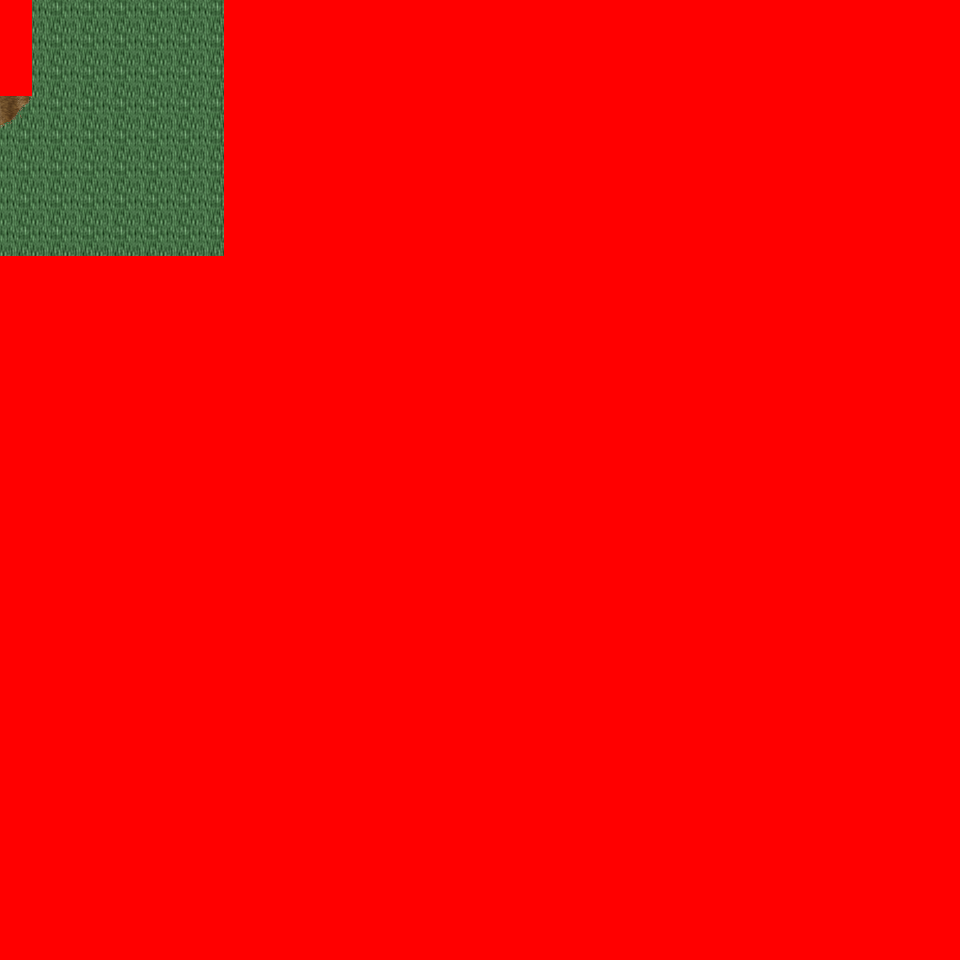

This is a level from a 2D game, rendered from its Tiled map with the project's own tilesets. A one-line summary and the map file follow, with tile-layer data summarised:
An orthogonal 30x30 tile map with 32x32 px tiles, 6 tile layers (Ground, Object, Object2, Above, ...), 18 tilesets and 2 objects (2x mapchange).

<map version="1.0" orientation="orthogonal" renderorder="right-down" width="30" height="30" tilewidth="32" tileheight="32" nextobjectid="3">
  <tileset firstgid="1" name="tileset_logic_collision" tilewidth="32" tileheight="32" tilecount="1" columns="1">
    <image source="../drawable/tileset_logic_collision.png" width="32" height="32" />
  </tileset>
  <tileset firstgid="2" name="tileset_ground_ground" tilewidth="32" tileheight="32" tilecount="33" columns="3">
    <image source="../drawable/tileset_ground_ground.png" width="96" height="352" />
  </tileset>
  <tileset firstgid="35" name="tileset_ground_ridge_earth_pale" tilewidth="32" tileheight="32" tilecount="96" columns="12">
    <image source="../drawable/tileset_ground_ridge_earth_pale.png" width="384" height="256" />
  </tileset>
  <tileset firstgid="131" name="tileset_ground_ridge_earth_dark" tilewidth="32" tileheight="32" tilecount="96" columns="12">
    <image source="../drawable/tileset_ground_ridge_earth_dark.png" width="384" height="256" />
  </tileset>
  <tileset firstgid="227" name="tileset_terrain_desert" tilewidth="32" tileheight="32" tilecount="88" columns="8">
    <image source="../drawable/tileset_terrain_desert.png" width="256" height="352" />
  </tileset>
  <tileset firstgid="315" name="tileset_building_witch_hut" tilewidth="32" tileheight="32" tilecount="80" columns="5">
    <image source="../drawable/tileset_building_witch_hut.png" width="160" height="512" />
  </tileset>
  <tileset firstgid="395" name="tileset_ground_earth_edges_yellowgreen" tilewidth="32" tileheight="32" tilecount="15" columns="5">
    <image source="../drawable/tileset_ground_earth_edges_yellowgreen.png" width="160" height="96" />
  </tileset>
  <tileset firstgid="410" name="tileset_item_firewood" tilewidth="32" tileheight="32" tilecount="12" columns="3">
    <image source="../drawable/tileset_item_firewood.png" width="96" height="128" />
  </tileset>
  <tileset firstgid="422" name="tileset_object_well_hoist" tilewidth="32" tileheight="32" tilecount="9" columns="3">
    <image source="../drawable/tileset_object_well_hoist.png" width="96" height="96" />
  </tileset>
  <tileset firstgid="431" name="tileset_plant_bush_various_small" tilewidth="32" tileheight="32" tilecount="9" columns="3">
    <image source="../drawable/tileset_plant_bush_various_small.png" width="96" height="96" />
  </tileset>
  <tileset firstgid="440" name="tileset_plant_bush_bushes" tilewidth="32" tileheight="32" tilecount="10" columns="5">
    <image source="../drawable/tileset_plant_bush_bushes.png" width="160" height="64" />
  </tileset>
  <tileset firstgid="450" name="tileset_plant_stump_stump_rectangular" tilewidth="32" tileheight="32" tilecount="4" columns="2">
    <image source="../drawable/tileset_plant_stump_stump_rectangular.png" width="64" height="64" />
  </tileset>
  <tileset firstgid="454" name="tileset_plant_stump_small_stump" tilewidth="32" tileheight="32" tilecount="4" columns="2">
    <image source="../drawable/tileset_plant_stump_small_stump.png" width="64" height="64" />
  </tileset>
  <tileset firstgid="458" name="tileset_plant_tree_evergreen" tilewidth="32" tileheight="32" tilecount="36" columns="3">
    <image source="../drawable/tileset_plant_tree_evergreen.png" width="96" height="384" />
  </tileset>
  <tileset firstgid="494" name="tileset_ground_sand_2" tilewidth="32" tileheight="32" tilecount="15" columns="5">
    <image source="../drawable/tileset_ground_sand_2.png" width="160" height="96" />
  </tileset>
  <tileset firstgid="509" name="tileset_plant_cactus_2" tilewidth="32" tileheight="32" tilecount="10" columns="5">
    <image source="../drawable/tileset_plant_cactus_2.png" width="160" height="64" />
  </tileset>
  <tileset firstgid="519" name="tileset_plant_cactus" tilewidth="32" tileheight="32" tilecount="2" columns="1">
    <image source="../drawable/tileset_plant_cactus.png" width="32" height="64" />
  </tileset>
  <tileset firstgid="521" name="tileset_ground_rock_pebbles" tilewidth="32" tileheight="32" tilecount="3" columns="1">
    <image source="../drawable/tileset_ground_rock_pebbles.png" width="32" height="96" />
  </tileset>
  <layer name="Ground" width="30" height="30">
    <data>[900 cells, 218 non-empty, 2 distinct tile ids]</data>
  </layer>
  <layer name="Object" width="30" height="30">
    <data>[900 cells, 12 non-empty, 4 distinct tile ids]</data>
  </layer>
  <layer name="Object2" width="30" height="30">
    <data>[900 cells, 0 non-empty, 0 distinct tile ids]</data>
  </layer>
  <layer name="Above" width="30" height="30">
    <data>[900 cells, 0 non-empty, 0 distinct tile ids]</data>
  </layer>
  <layer name="Above2" width="30" height="30">
    <data>[900 cells, 0 non-empty, 0 distinct tile ids]</data>
  </layer>
  <layer name="Walkable" width="30" height="30">
    <data>[900 cells, 847 non-empty, 1 distinct tile ids]</data>
  </layer>
  <objectgroup name="MapEvents">
    <object id="1" name="north" type="mapchange" x="32" y="0" width="192" height="32">
      <properties>
        <property name="map" value="0_ados_mountain_n2_w2_x3_y3" />
        <property name="place" value="south" />
      </properties>
    </object>
    <object id="2" name="west" type="mapchange" x="0" y="96" width="32" height="160">
      <properties>
        <property name="map" value="0_ados_mountain_n2_w2_x2_y4" />
        <property name="place" value="east" />
      </properties>
    </object>
  </objectgroup>
</map>
